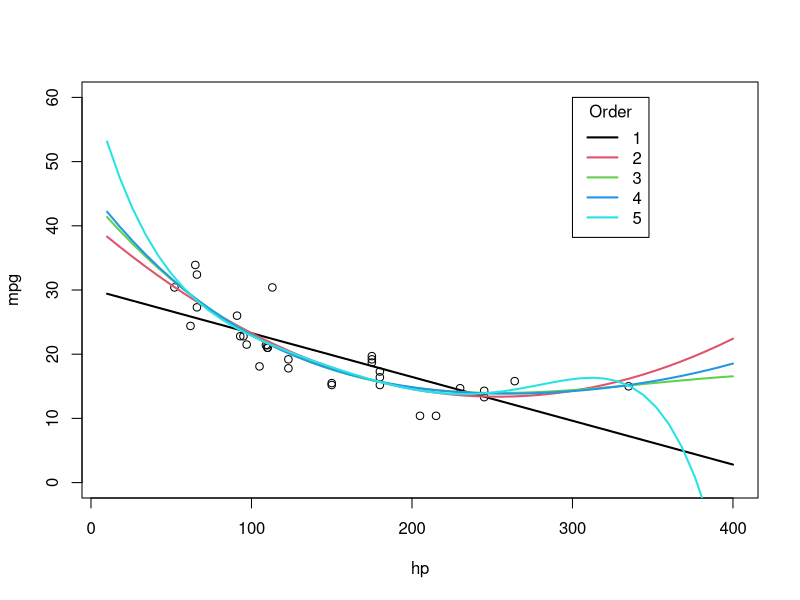
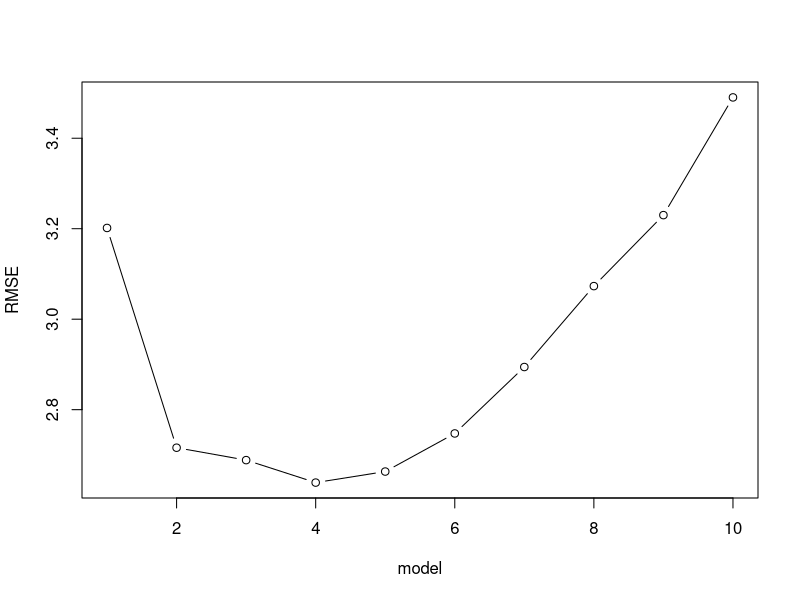
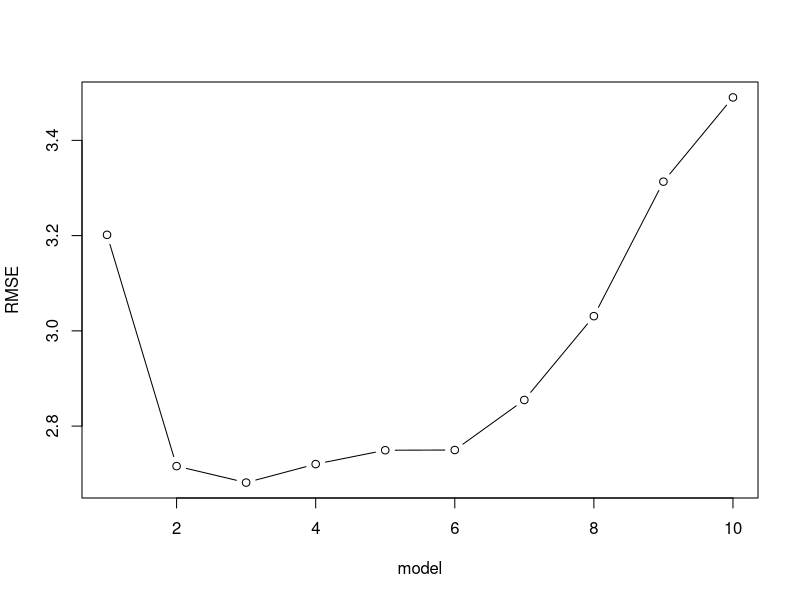
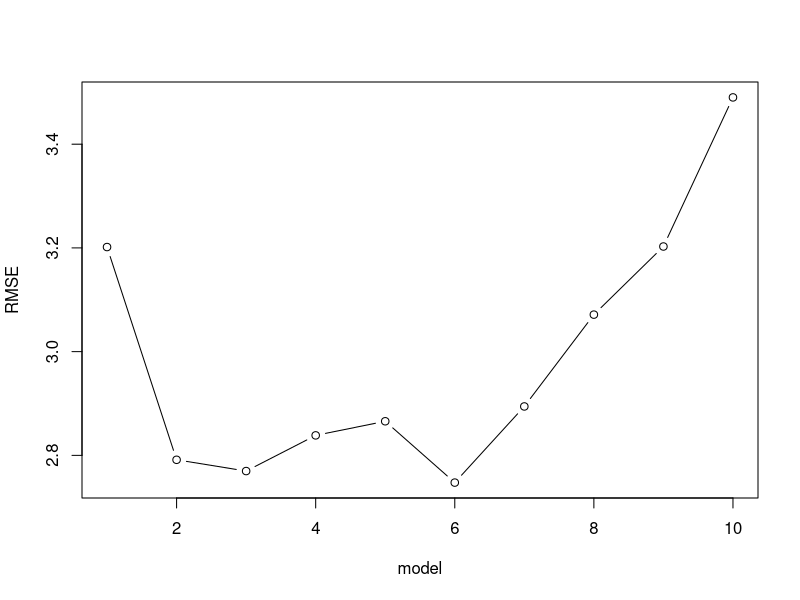
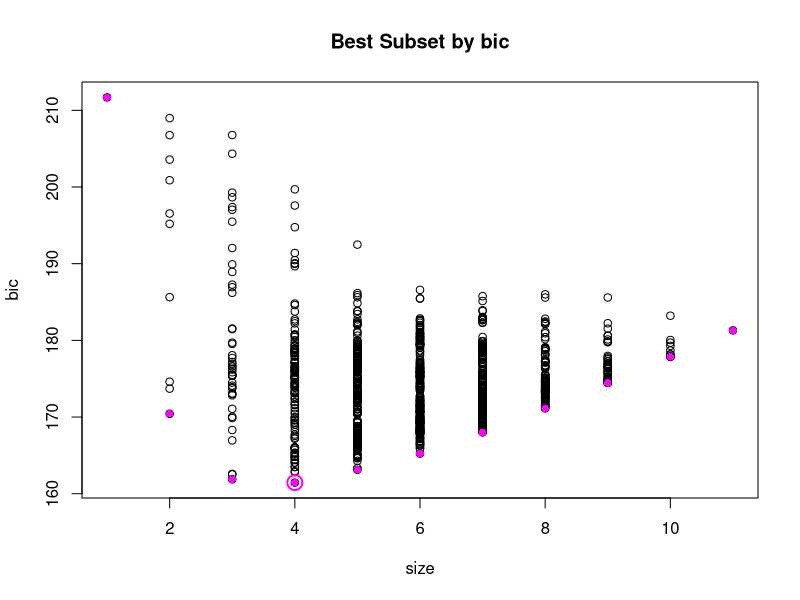
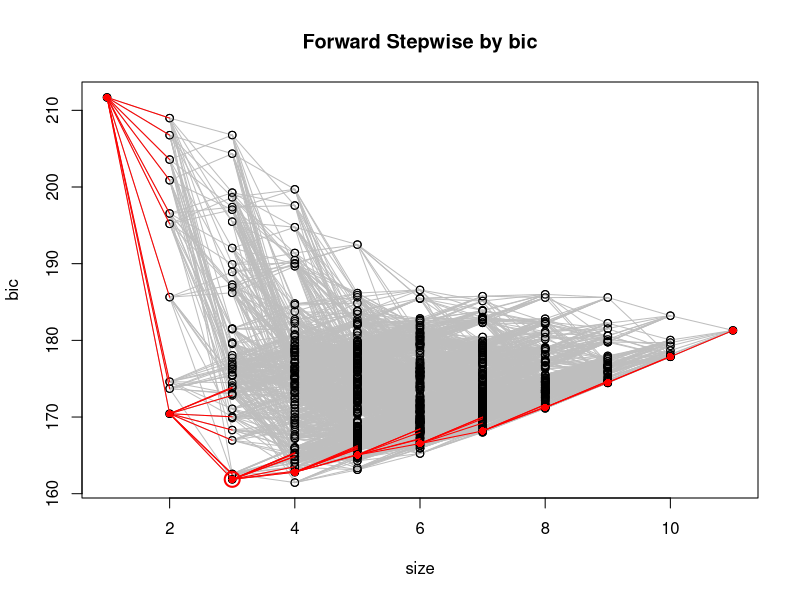
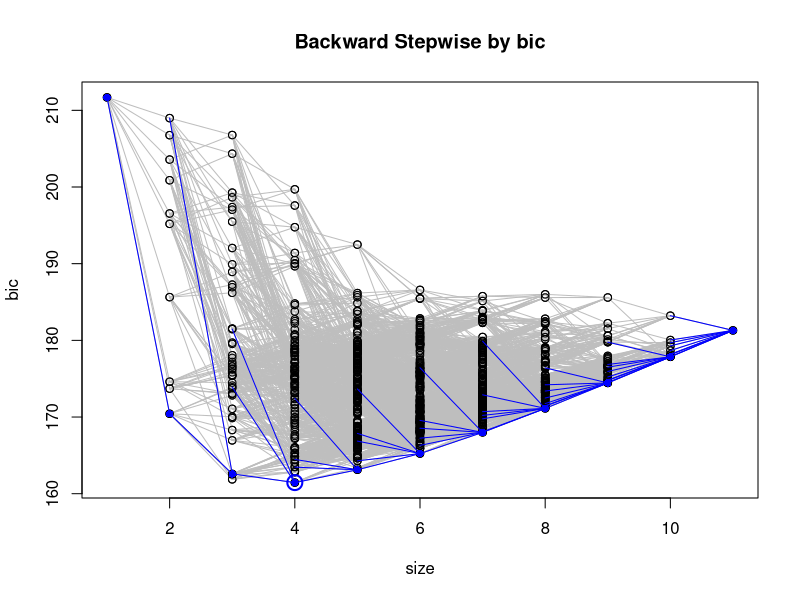

The R source for these figures, in order:
## ---- chunk 1
knitr::opts_chunk$set(echo = TRUE)
## ---- chunk 2
models <- list()
models[[1]] <- lm(mpg ~ hp, data=mtcars)
models[[2]] <- lm(mpg ~ hp + I(hp^2), data=mtcars)
models[[3]] <- lm(mpg ~ hp + I(hp^2)+ I(hp^3), data=mtcars)
models[[4]] <- lm(mpg ~ hp + I(hp^2)+ I(hp^3)+ I(hp^4), data=mtcars)
models[[5]] <- lm(mpg ~ hp + I(hp^2)+ I(hp^3)+ I(hp^4)+ I(hp^5), data=mtcars)

xrng <- c(10, 400)
xpred <- seq(xrng[1], xrng[2], length.out=50)
plot(mpg~hp, data=mtcars, xlim=xrng, ylim=c(0, 60))
for(i in 1:5){
  lines(x=xpred, y=predict(models[[i]], newdata=data.frame(hp=xpred)), col=i, lwd=2)
}
legend(300,60, legend=1:5, col=1:5, lty=1, title="Order", lwd=2)
## ---- chunk 3
names(mtcars)
## ---- chunk 4
# I'll consider models to predict mpg based on all other predictors. I'll look at AIC for each model
model <- lm(mpg ~ 1 + cyl, data=mtcars)
L <- logLik(model, data=mtcars)[1]
-2*L + 2*(length(coef(model)))

model <- lm(mpg ~ 1 + cyl+disp, data=mtcars)
L <- logLik(model, data=mtcars)[1]
-2*L + 2*(length(coef(model)))

model <- lm(mpg ~ 1 + cyl+disp+wt, data=mtcars)
L <- logLik(model, data=mtcars)[1]
-2*L + 2*(length(coef(model)))

model <- lm(mpg ~ 1 + cyl+disp+wt+qsec, data=mtcars)
L <- logLik(model, data=mtcars)[1]
-2*L + 2*(length(coef(model)))

# Continue until no decrease in AIC is observed
## ---- chunk 5
kfoldCV <- function(K, formulas, dataset, responseVar, reps=1){
  m <- length(formulas)

  #an empty data frame to store the results of each validation
  results <- data.frame(fold = rep(rep(1:K, each=m),times=reps),
                        model = rep(1:m, K*reps),
                        error = 0,
                        repl = rep(1:reps, each=m*K))    
  for(r in 1:reps){
    #idx is a shuffled vector of row numbers
    idx <- sample(1:nrow(dataset))
    #folds partitions the row indices
    folds <- split(idx, as.factor(1:K))
    for(k in 1:K){
      #split the data into training and testing sets
      training <- dataset[-folds[[k]],]
      testing <- dataset[folds[[k]],]
      #go through each model and estimate MSE
      for(f in 1:m){
        #fit the model to the training data
        fit <- lm(formula = formulas[[f]], data=training)
        #calculate the average squared error on the testing data
        results[results$fold == k & results$model == f & results$repl==r, "error"] <- mean((predict(fit, newdata=testing) - testing[,responseVar])^2)
      }
    }
  }
  #aggregate over each model & replicate, averaging the error
  aggregated <- aggregate(error~model, data=results, FUN="mean")
  #produces a simple line & dot plot
  plot(sqrt(error) ~ model, type="b", data=aggregated, ylab="RMSE")
#  lines(error ~ model, data=aggregated)
  print(which(aggregated$error == min(aggregated$error)))
  print(formulas[[which(aggregated$error == min(aggregated$error))]])
  return(aggregated)
}
## ---- chunk 6
createModelStats <- function(formulas, dataset){
  n <- nrow(dataset)
  model.stats <- data.frame('model' = gsub(" ", "", as.character(formulas), fixed = TRUE))
  for(m in 1:length(formulas)){
    modelsum <- summary(lm(formulas[[m]], data=dataset))
    #I am using k = p+1, the number of predictors + the intercept
    model.stats$k[m] <- nrow(modelsum$coefficients)
    model.stats$Rsq[m] <- modelsum$r.squared
    model.stats$Rsq.adj[m] <- modelsum$adj.r.squared
    L <- logLik(lm(formulas[[m]], data=mtcars))[1]
    model.stats$AIC[m] <- -2*L + 2*model.stats$k[m]
    model.stats$BIC[m] <- -2*L + model.stats$k[m] * log(n)
  }
  return(model.stats)  
}
## ---- chunk 7
get_model_formula <- function(id, object, outcome){
  # get models data
  models <- summary(object)$which[id,-1]
  # Get model predictors
  predictors <- names(which(models == TRUE))
  predictors <- paste(predictors, collapse = "+")
  # Build model formula
  as.formula(paste0(outcome, "~", predictors))
}  

bestSubsetSelection <- function(dataset, responseVar, maxModelSize){
  library(leaps)
  models <- regsubsets(reformulate(".",responseVar), data = dataset, nvmax = maxModelSize);
  modelList <- list("formula")
  nModels <- models$last-models$first+1
  for(i in 1:nModels){
    modelList[[i]] <- get_model_formula(i, models, responseVar)
  }
  return(modelList)  
}

modelList <- bestSubsetSelection(mtcars, "mpg", 10)
kfoldCV(32, modelList, mtcars, "mpg",1)
createModelStats(modelList, mtcars)
## ---- chunk 8

forwardStepwiseSelection <- function(dataset, responseVar){
  predictors = c("1",names(dataset[,-which(names(dataset)==responseVar)]))
  used = 1
  M <- list() #empty list to hold all of the models, except M0
  
  #the null model and its RSS
  M0 <- lm(reformulate(predictors[used], responseVar), data=dataset)
  RSS <- sum(M0$residuals^2)
  
  #the list of formulas to return
  formulas <- list()
  
  for(model in 1:(length(predictors)-1)){
    RSS.best <- RSS
    for(try in predictors[-used]){
      fitModel <- lm(reformulate(c(predictors[used],try), responseVar), data=dataset)
      RSS.new <- sum(fitModel$residuals^2)
      if(RSS.new <= RSS.best){
        new.pred <- try
        RSS.best <- RSS.new
      }
    }
    formulas[[model]] <- reformulate(c(predictors[used],new.pred), responseVar)
    M[[model]] <- lm(formulas[[model]], data=dataset) 
    RSS <- sum(M[[model]]$residuals^2)
    print(paste("adding", new.pred, "; RSS = ", RSS))
    used <- c(used, which(predictors==new.pred))
  }
  return(formulas)  
}

formulas <- forwardStepwiseSelection(mtcars, "mpg")
kfoldCV(32, formulas, mtcars, "mpg")
createModelStats(formulas, mtcars)
## ---- chunk 9
backwardsStepwiseSelection <- function(dataset, responseVar){
  predictors = c("1",names(dataset[,-which(names(dataset)==responseVar)]))
  used = (1:ncol(dataset))[-which(names(dataset)==responseVar)]
  M <- list()
  Mfull <- lm(reformulate(predictors[c(1,used)], responseVar), data=dataset)
  RSS <- sum(Mfull$residuals^2)
  formulas <- list()
  formulas[[length(used)]] <- reformulate(predictors[used], responseVar)
  
  RSS.best <- RSS
  RSS.worst <- sum(lm(reformulate("1",response=responseVar), data=dataset)$residuals^2)
  print(paste("Full Model RSS: ", RSS))
  for(model in (length(used)-1):1){
    RSS.best <- RSS.worst
    for(try in used){
      modelFit <- lm(reformulate(predictors[used[-which(used==try)]], responseVar), data=dataset)
      RSS.new <- sum(modelFit$residuals^2)
      if(RSS.new <= RSS.best){
        new.pred <- try
        RSS.best <- RSS.new
      }
    }
    formulas[[model]] <- reformulate(predictors[used[-which(used==try)]], responseVar)
    M[[model]] <- lm(formulas[[model]], data=dataset) 
    RSS <- sum(M[[model]]$residuals^2)
    print(paste("removing", predictors[new.pred], "; RSS = ", RSS))
    used <- used[-which(used==new.pred)]
  }
  return(formulas)  
}

formulas <- backwardsStepwiseSelection(mtcars, "mpg")
kfoldCV(32, formulas, mtcars, "mpg")
createModelStats(formulas, mtcars)

## ---- chunk 10
responseVar <- "mpg"
predictors <- names(mtcars)[-which(names(mtcars)==responseVar)]
nFormulas <- 2^length(predictors)

number2binary = function(number, noBits) {
       binary_vector = rev(as.numeric(intToBits(number)))
       if(missing(noBits)) {
          return(binary_vector)
       } else {
          binary_vector[-(1:(length(binary_vector) - noBits))]
       }
}

allModels <- data.frame(i=0:(nFormulas-1))
for(predictor in predictors){
  newdf <- data.frame(x=numeric(nFormulas)); names(newdf) <- predictor
  allModels <- cbind(allModels, newdf)
}
allModels$size <- 0
allModels$aic <- 0
allModels$bic <- 0
allModels$adjr2 <- 0
for(i in allModels$i){
  allModels[i+1, 2:11] <- number2binary(i, length(predictors))
  if(i==0){
    f <- reformulate("1", responseVar)
  } else {
    f <- reformulate(predictors[allModels[i+1,2:11]==1], responseVar)
  }
  allModels[i+1, "size"] <- sum(allModels[i+1, 2:11])+1
  fit <- lm(f, data=mtcars)
  allModels[i+1, "adjr2"] <- summary(fit)$adj.r.squared
  allModels[i+1, "aic"] <- AIC(fit)
  allModels[i+1, "bic"] <- -2*as.numeric(logLik(fit)) + log(nrow(mtcars))*(allModels[i+1, "size"]+1) 
}

edges <- data.frame(from=numeric(), to=numeric())
for(i in allModels[-nrow(allModels),"i"]){
  to <- i + 2^(which(rev(allModels[i,2:11]==0))-1)
  from <- rep(i, length(to))
  edges <- rbind(edges, data.frame(from,to))
}
## ---- chunk 11
criterion <- "bic" #or "bic" or "adjr2"

which.best <- function(x){
  if(criterion=="adjr2") return (which.max(x)) else return (which.min(x))
}

bestSubset <- numeric()
for(size in unique(allModels$size)){
    bestSubset[size] <- allModels[allModels$size==size, "i"][which.best(allModels[allModels$size==size, criterion])]+1
}

bestForward <- numeric()
for(size in unique(allModels$size)){
  if(size==1) bestForward[size] <- 1
  else {
    bestForward[size] <- allModels[edges[edges$from==bestForward[size-1],"to"] , "i"][which.best(allModels[edges[edges$from==bestForward[size-1],"to"], criterion])]+1
  }
}

bestBackward <- numeric(max(allModels$size))
for(size in rev(unique(allModels$size))){
  if(size==11) {bestBackward[size] <- 1024}
  else {
      bestBackward[size] <- allModels[edges[edges$to==bestBackward[size+1],"from"] , "i"][which.best(allModels[edges[edges$to==bestBackward[size+1],"from"], criterion])]+1
  }
}

allModels$compare <- allModels[,criterion]

plot(compare~size, data=allModels, main=paste("Best Subset by",criterion), ylab=criterion)
points(compare~size, data=allModels[bestSubset,], col="magenta", pch=16)
points(compare~size, data=allModels[bestSubset[which.best(allModels[bestSubset,criterion])],], col="magenta", cex=2, lwd=2)

plot(compare~size, data=allModels, main=paste("Forward Stepwise by",criterion), ylab=criterion)
segments(allModels[edges$from,"size"],allModels[edges$from,criterion],allModels[edges$to,"size"],allModels[edges$to,criterion], col="gray")
points(compare~size, data=allModels)
edgesForward <- subset(edges, from %in% bestForward)
segments(allModels[edgesForward$from,"size"],allModels[edgesForward$from,criterion],allModels[edgesForward$to,"size"],allModels[edgesForward$to,criterion], col="red")
points(compare~size, data=allModels[bestForward,], col="red", pch=16)
points(compare~size, data=allModels[bestForward[which.best(allModels[bestForward,criterion])],], col="red", cex=2, lwd=2)

plot(compare~size, data=allModels, main=paste("Backward Stepwise by",criterion), ylab=criterion)
segments(allModels[edges$from,"size"],allModels[edges$from,criterion],allModels[edges$to,"size"],allModels[edges$to,criterion], col="gray")
points(compare~size, data=allModels)
edgesBackward <- subset(edges, to %in% bestBackward)
segments(allModels[edgesBackward$from,"size"],allModels[edgesBackward$from,criterion],allModels[edgesBackward$to,"size"],allModels[edgesBackward$to,criterion], col="blue")
points(compare~size, data=allModels[bestBackward,], col="blue", pch=16)
points(compare~size, data=allModels[bestBackward[which.best(allModels[bestBackward,criterion])],], col="blue", cex=2, lwd=2)
